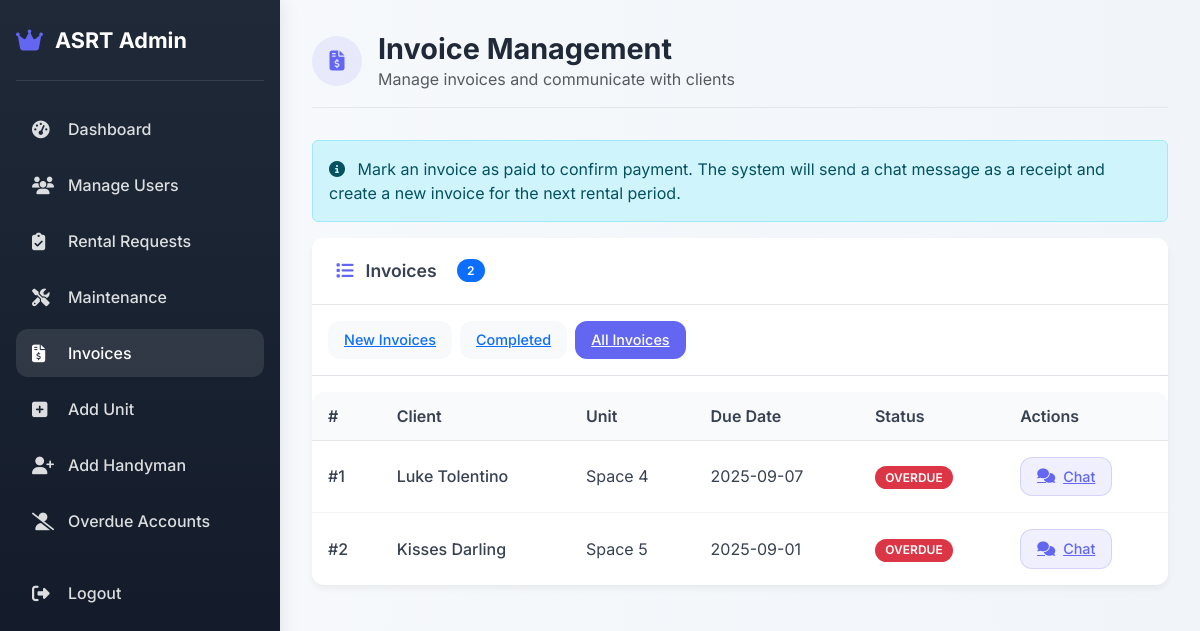
Page /Admin/generate_invoice.php?status=all (signed in) on the committed database.
### tables this page shows
CREATE TABLE `invoice` (
  `Invoice_ID` int(11) NOT NULL,
  `Client_ID` int(11) DEFAULT NULL,
  `InvoiceDate` date DEFAULT NULL,
  `EndDate` date DEFAULT NULL,
  `InvoiceTotal` decimal(10,2) DEFAULT NULL,
  `Status` varchar(10) DEFAULT 'unpaid',
  `Space_ID` int(11) DEFAULT NULL,
  `Flow_Status` varchar(10) NOT NULL DEFAULT 'new',
  `Chat_ID` int(11) DEFAULT NULL
);

CREATE TABLE `client` (
  `Client_ID` int(11) NOT NULL,
  `Client_fn` varchar(255) DEFAULT NULL COMMENT 'First name',
  `Client_ln` varchar(255) DEFAULT NULL COMMENT 'Last name',
  `Client_Email` varchar(255) NOT NULL COMMENT 'Email address',
  `Client_Phone` varchar(20) DEFAULT NULL COMMENT 'Phone number',
  `C_username` varchar(50) NOT NULL COMMENT 'Username (unique)',
  `C_password` varchar(255) NOT NULL COMMENT 'Password (hashed)',
  `Status` enum('Active','Inactive') NOT NULL DEFAULT 'Active' COMMENT 'Account status'
);

CREATE TABLE `space` (
  `Space_ID` int(11) NOT NULL,
  `Name` varchar(255) DEFAULT NULL,
  `SpaceType_ID` int(11) DEFAULT NULL,
  `UA_ID` int(11) DEFAULT NULL,
  `Street` varchar(255) DEFAULT NULL,
  `Brgy` varchar(255) DEFAULT NULL,
  `City` varchar(255) DEFAULT NULL,
  `Photo` varchar(255) DEFAULT NULL,
  `Price` decimal(10,2) DEFAULT NULL,
  `Flow_Status` varchar(10) NOT NULL DEFAULT 'new',
  `Photo1` varchar(255) DEFAULT NULL,
  `Photo2` varchar(255) DEFAULT NULL,
  `Photo3` varchar(255) DEFAULT NULL,
  `Photo4` varchar(255) DEFAULT NULL,
  `Photo5` varchar(255) DEFAULT NULL
);

### database/database.php (called while the page is built, shortened)
<?php
class Database {
    private $host = "localhost";
    private $dbname = "asrp";
    private $user = "root";
    private $pass = "";
    private $pdo;
    public function __construct() {
        $dsn = "mysql:host={$this->host};dbname={$this->dbname};charset=utf8mb4";
        $options = [
            PDO::ATTR_ERRMODE            => PDO::ERRMODE_EXCEPTION,
            PDO::ATTR_DEFAULT_FETCH_MODE => PDO::FETCH_ASSOC,
            PDO::ATTR_EMULATE_PREPARES   => false,
        ];
        try {
            $this->pdo = new PDO($dsn, $this->user, $this->pass, $options);
        } catch (PDOException $e) {
            die("Database connection failed: " . $e->getMessage());
        }
    }
public function getInvoicesByFlowStatus($status = 'new') {
    $sql = "SELECT i.*, c.Client_fn, c.Client_ln, s.Name AS UnitName
            FROM invoice i
            LEFT JOIN client c ON i.Client_ID = c.Client_ID
            LEFT JOIN space s ON i.Space_ID = s.Space_ID
            WHERE i.Flow_Status = ?";
    $stmt = $this->pdo->prepare($sql);
    $stmt->execute([$status]);
    return $stmt->fetchAll(PDO::FETCH_ASSOC);
}
}
?>

### Admin/generate_invoice.php (the view, shortened to what this page needs)
<?php
require '../database/database.php';
$db = new Database();
$invoices = [];
$show_chat = false;
$status_filter = $_GET['status'] ?? 'new';
if (!$show_chat) {
    if ($status_filter === 'all') {
        $invoices = array_merge(
            $db->getInvoicesByFlowStatus('new'),
            $db->getInvoicesByFlowStatus('done')
        );
    } else {
        $invoices = $db->getInvoicesByFlowStatus($status_filter);
    }
}
function renderCountdown($due_date) {
    $due = strtotime($due_date);
    $now = time();
    $diff = $due - $now;
    if ($diff <= 0) {
        return '<span class="badge bg-danger">OVERDUE</span>';
    }
    $id = 'countdown_' . uniqid();
    return '<span id="'.$id.'" class="badge bg-warning text-dark" data-duedate="'.$due_date.'"></span>
<script>
(function(){
    function updateCountdown_'.$id.'() {
        var due = new Date("'.$due_date.'T23:59:59").getTime();
        var now = new Date().getTime();
        var diff = due - now;
        var el = document.getElementById("'.$id.'");
        if (!el) return;
        if (diff <= 0) {
            el.textContent = "OVERDUE";
            el.className = "badge bg-danger";
            return;
        }
        var d = Math.floor(diff / (1000*60*60*24));
        var h = Math.floor((diff%(1000*60*60*24))/(1000*60*60));
        var m = Math.floor((diff%(1000*60*60))/(1000*60));
        var s = Math.floor((diff%(1000*60))/1000);
        el.textContent = "Due in " + (d>0?d + "d ":"") + (h>0?h + "h ":"") + (m>0?m + "m ":"") + s + "s";
        setTimeout(updateCountdown_'.$id.', 1000);
    }
    updateCountdown_'.$id.'();
})();
</script>';
}
?>
<!DOCTYPE html>
<html lang="en">
<head>
    <link href="https://cdn.jsdelivr.net/npm/bootstrap@5.3.2/dist/css/bootstrap.min.css" rel="stylesheet">
    <link href="https://cdnjs.cloudflare.com/ajax/libs/font-awesome/6.5.0/css/all.min.css" rel="stylesheet">
</head>
<body>
    <div class="sidebar">
        <div class="sidebar-header">
            <a href="#" class="sidebar-brand">
                <i class="fas fa-crown"></i>
                <span>ASRT Admin</span>
            </a>
        </div>
        <div class="sidebar-nav">
            <div class="nav-item">
                <a href="dashboard.php" class="nav-link">
                    <i class="fas fa-tachometer-alt"></i>
                    <span>Dashboard</span>
                </a>
            </div>
            <div class="nav-item">
                <a href="manage_user.php" class="nav-link">
                    <i class="fas fa-users"></i>
                    <span>Manage Users</span>
                </a>
            </div>
            <div class="nav-item">
                <a href="view_rental_requests.php" class="nav-link">
                    <i class="fas fa-clipboard-check"></i>
                    <span>Rental Requests</span>
                </a>
            </div>
            <div class="nav-item">
                <a href="manage_maintenance.php" class="nav-link">
                    <i class="fas fa-tools"></i>
                    <span>Maintenance</span>
                </a>
            </div>
            <div class="nav-item">
                <a href="generate_invoice.php" class="nav-link active">
                    <i class="fas fa-file-invoice-dollar"></i>
                    <span>Invoices</span>
                </a>
            </div>
            <div class="nav-item">
                <a href="add_unit.php" class="nav-link">
                    <i class="fas fa-plus-square"></i>
                    <span>Add Unit</span>
                </a>
            </div>
            <div class="nav-item">
                <a href="admin_add_handyman.php" class="nav-link">
                    <i class="fas fa-user-plus"></i>
                    <span>Add Handyman</span>
                </a>
            </div>
            <div class="nav-item">
                <a href="admin_kick_unpaid.php" class="nav-link">
                    <i class="fas fa-user-slash"></i>
                    <span>Overdue Accounts</span>
                </a>
            </div>
            <div class="nav-item mt-4">
                <a href="logout.php" class="nav-link">
                    <i class="fas fa-sign-out-alt"></i>
                    <span>Logout</span>
                </a>
            </div>
        </div>
    </div>
    <div class="main-content">
        <div class="dashboard-header">
            <div class="page-title">
                <div class="title-icon">
                    <i class="fas fa-file-invoice-dollar"></i>
                </div>
                <div>
                    <h1>Invoice Management</h1>
                    <p class="text-muted mb-0">Manage invoices and communicate with clients</p>
                </div>
            </div>
        </div>
        <div class="alert alert-info animate-fade-in">
            <i class="fas fa-info-circle me-2"></i>
            Mark an invoice as paid to confirm payment. The system will send a chat message as a receipt and create a new invoice for the next rental period.
        </div>
        <?php if (!$show_chat): ?>
            <div class="dashboard-card animate-fade-in">
                <div class="card-header">
                    <i class="fas fa-list"></i>
                    <span>Invoices</span>
                    <span class="badge bg-primary ms-2"><?= count($invoices) ?></span>
                </div>
                <div class="card-body p-0">
                    <div class="filter-buttons p-3 border-bottom">
                        <a href="?status=new" class="filter-btn <?= $status_filter === 'new' ? 'active' : 'bg-light' ?>">
                            New Invoices
                        </a>
                        <a href="?status=done" class="filter-btn <?= $status_filter === 'done' ? 'active' : 'bg-light' ?>">
                            Completed
                        </a>
                        <a href="?status=all" class="filter-btn <?= $status_filter === 'all' ? 'active' : 'bg-light' ?>">
                            All Invoices
                        </a>
                    </div>
                    <?php if (!empty($invoices)): ?>
                        <div class="table-container">
                            <table class="custom-table">
                                <thead>
                                    <tr>
                                        <th>#</th>
                                        <th>Client</th>
                                        <th>Unit</th>
                                        <th>Due Date</th>
                                        <th>Status</th>
                                        <th>Actions</th>
                                    </tr>
                                </thead>
                                <tbody>
                                    <?php $ctr = 1; foreach ($invoices as $row): ?>
                                    <tr>
                                        <td>
                                            <span class="fw-medium">#<?= $ctr++ ?></span>
                                        </td>
                                        <td>
                                            <div class="fw-medium"><?= htmlspecialchars(($row['Client_fn'] ?? '') . ' ' . ($row['Client_ln'] ?? '')) ?></div>
                                        </td>
                                        <td><?= htmlspecialchars($row['UnitName'] ?? '') ?></td>
                                        <td>
                                            <?= isset($row['EndDate']) ? htmlspecialchars($row['EndDate']) : '<span class="text-muted">N/A</span>' ?>
                                        </td>
                                        <td>
                                            <?= isset($row['EndDate']) ? renderCountdown($row['EndDate']) : '<span class="text-muted">N/A</span>' ?>
                                        </td>
                                        <td>
                                            <a href="generate_invoice.php?chat_invoice_id=<?= $row['Invoice_ID'] ?>&status=<?= htmlspecialchars($status_filter) ?>" class="btn-action btn-chat">
                                                <i class="fas fa-comments"></i> Chat
                                            </a>
                                        </td>
                                    </tr>
                                    <?php endforeach; ?>
                                </tbody>
                            </table>
                        </div>
                    <?php endif; ?>
                </div>
            </div>
        <?php endif; ?>
    </div>
</body>
</html>

### Admin/generate_invoice.php (style rules this page uses)
:root { --primary: #6366f1; --primary-dark: #4f46e5; --secondary: #10b981; --danger: #ef4444; --warning: #f59e0b; --info: #06b6d4; --dark: #1f2937; --darker: #111827; --light: #f3f4f6; --sidebar-width: 280px; --border-radius: 12px; --transition: all 0.3s ease; }
* { margin: 0; padding: 0; box-sizing: border-box; }
body { font-family: 'Inter', sans-serif; background: linear-gradient(to right, #f8fafc, #f1f5f9); color: #374151; min-height: 100vh; }
.sidebar { position: fixed; width: var(--sidebar-width); height: 100vh; background: linear-gradient(180deg, var(--dark), var(--darker)); color: white; padding: 1.5rem 1rem; box-shadow: 0 0 20px rgba(0, 0, 0, 0.1); z-index: 1000; transition: var(--transition); overflow-y: auto; }
.sidebar-header { padding: 0 0 1.5rem 0; border-bottom: 1px solid rgba(255, 255, 255, 0.1); margin-bottom: 1.5rem; }
.sidebar-brand { display: flex; align-items: center; gap: 0.75rem; font-weight: 700; font-size: 1.35rem; color: white; text-decoration: none; }
.sidebar-brand i { color: var(--primary); font-size: 1.5rem; }
.nav-item { margin-bottom: 0.5rem; position: relative; }
.nav-link { display: flex; align-items: center; padding: 0.75rem 1rem; color: rgba(255, 255, 255, 0.85); border-radius: var(--border-radius); text-decoration: none; transition: var(--transition); font-weight: 500; }
.nav-link:hover, .nav-link.active { background: rgba(255, 255, 255, 0.1); color: white; }
.nav-link i { width: 24px; margin-right: 0.75rem; font-size: 1.1rem; }
.main-content { margin-left: var(--sidebar-width); padding: 2rem; transition: var(--transition); }
.dashboard-header { display: flex; justify-content: space-between; align-items: center; margin-bottom: 2rem; padding-bottom: 1rem; border-bottom: 1px solid #e5e7eb; }
.page-title { display: flex; align-items: center; gap: 1rem; }
.page-title h1 { font-weight: 700; font-size: 1.8rem; color: var(--dark); margin-bottom: 0; }
.title-icon { width: 50px; height: 50px; border-radius: 50%; display: flex; align-items: center; justify-content: center; background: rgba(99, 102, 241, 0.1); color: var(--primary); font-size: 1.25rem; }
.dashboard-card { background: white; border-radius: var(--border-radius); box-shadow: 0 4px 6px rgba(0, 0, 0, 0.05); margin-bottom: 2rem; overflow: hidden; }
.card-header { padding: 1.25rem 1.5rem; background: white; border-bottom: 1px solid #e5e7eb; font-weight: 600; font-size: 1.1rem; display: flex; align-items: center; gap: 0.75rem; }
.card-header i { color: var(--primary); }
.card-body { padding: 1.5rem; }
.table-container { overflow-x: auto; border-radius: var(--border-radius); }
.custom-table { width: 100%; border-collapse: separate; border-spacing: 0; }
.custom-table th { background-color: #f9fafb; padding: 0.75rem 1rem; font-weight: 600; text-align: left; color: #374151; border-bottom: 1px solid #e5e7eb; }
.custom-table td { padding: 1rem; border-bottom: 1px solid #f3f4f6; vertical-align: middle; }
.custom-table tr:last-child td { border-bottom: none; }
.filter-buttons { display: flex; gap: 0.5rem; margin-bottom: 1rem; }
.filter-btn { padding: 0.5rem 1rem; border-radius: var(--border-radius); font-weight: 500; font-size: 0.9rem; transition: var(--transition); }
.filter-btn.active { background: var(--primary); color: white; }
.btn-action { padding: 0.5rem 1rem; border-radius: var(--border-radius); font-weight: 500; font-size: 0.9rem; transition: var(--transition); display: inline-flex; align-items: center; gap: 0.5rem; }
.btn-chat { background: rgba(99, 102, 241, 0.1); color: var(--primary); border: 1px solid rgba(99, 102, 241, 0.2); }
.badge { padding: 0.35rem 0.65rem; font-weight: 600; border-radius: 20px; font-size: 0.75rem; }
.animate-fade-in { animation: fadeIn 0.5s ease-in-out; }

### rows in the picture
invoice: Client_ID.Client_ln "Luke Tolentino", Space_ID.Name "Space 4", EndDate "2025-09-07", shows "OVERDUE"
invoice: Client_ID.Client_ln "Kisses Darling", Space_ID.Name "Space 5", EndDate "2025-09-01", shows "OVERDUE"

### other values in the picture
count($invoices) "2"
